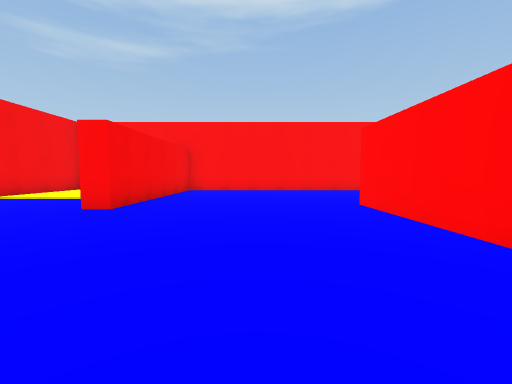
view 1 (above)

23 first-person views from a walk through a Unity game level. The camera is 1.2 m above the floor, tilts 4° down and sees 90° across. The floor is counted in squares, 2 m on a side. Each view is taken from the middle of a square. On the plan, view 1 faces up. The plan holds only what a view shows up to about 9 squares ahead; the rest is blank. The place goes on beyond the plan.

view 2
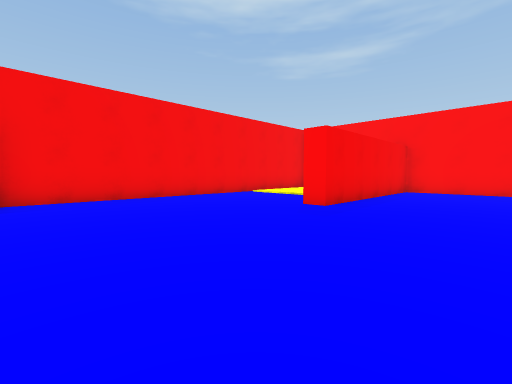

view 3
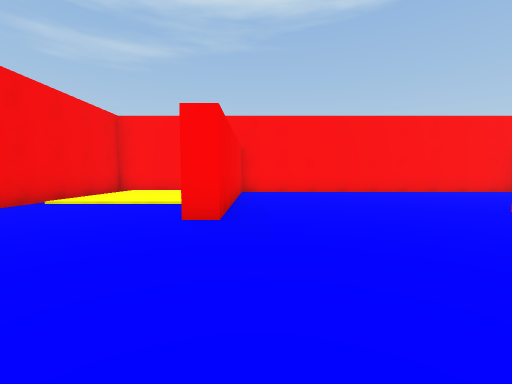

view 4
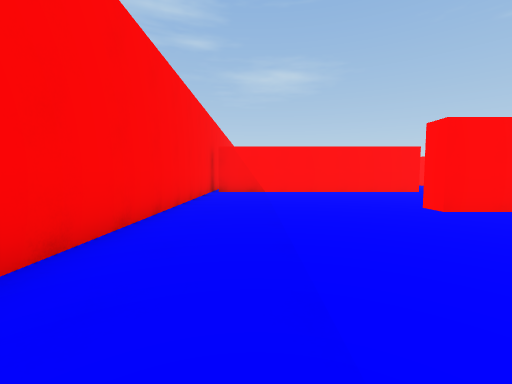

view 5
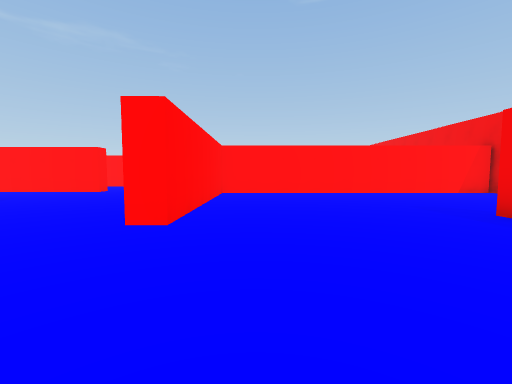

view 6
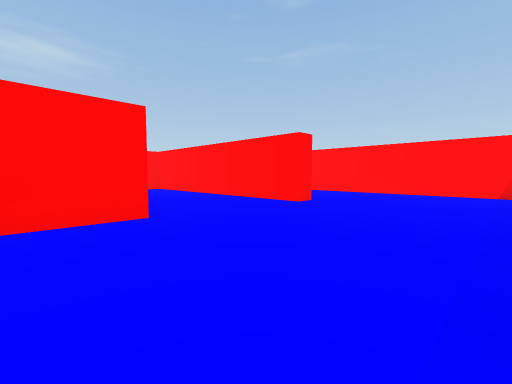

view 7
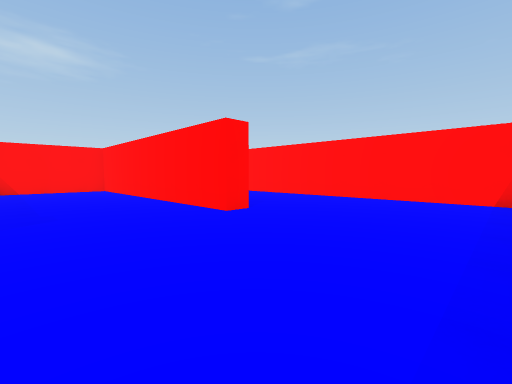

view 8
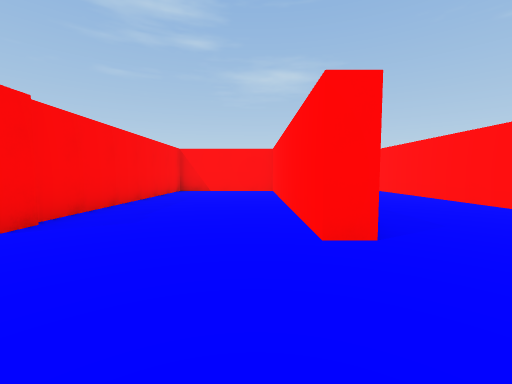

view 9
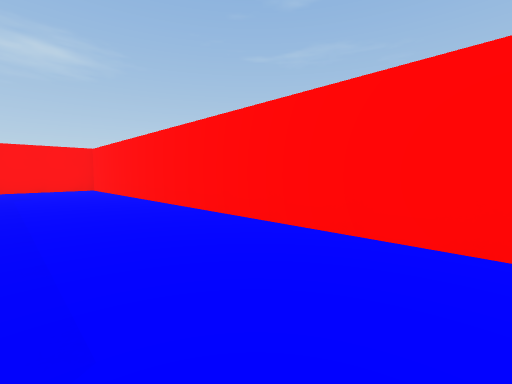

view 10
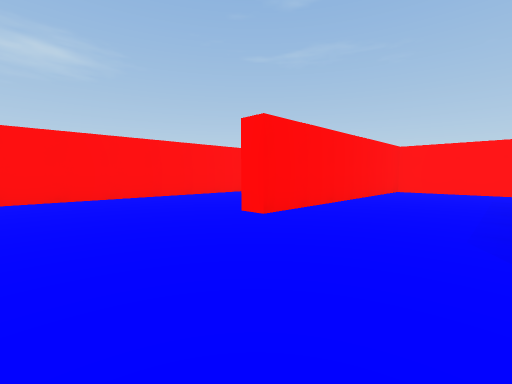

view 11
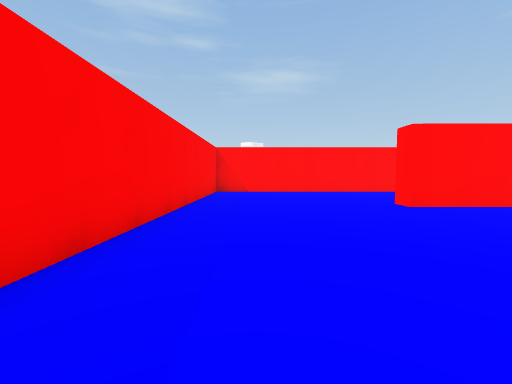

view 12
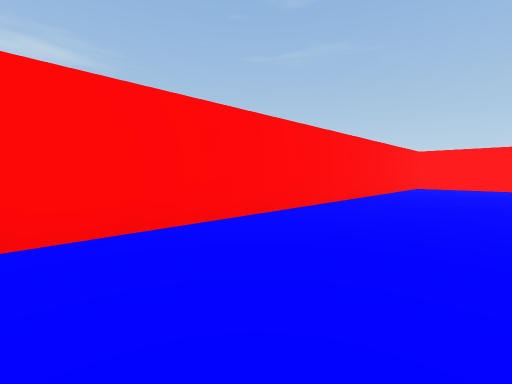

view 13
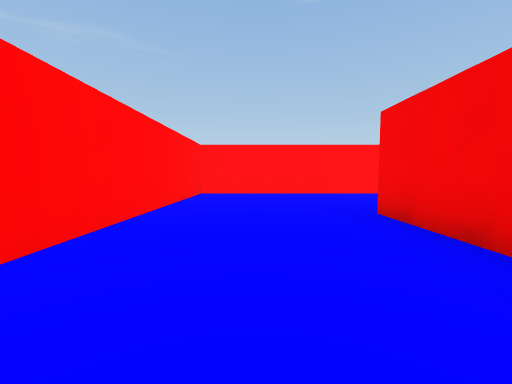

view 14
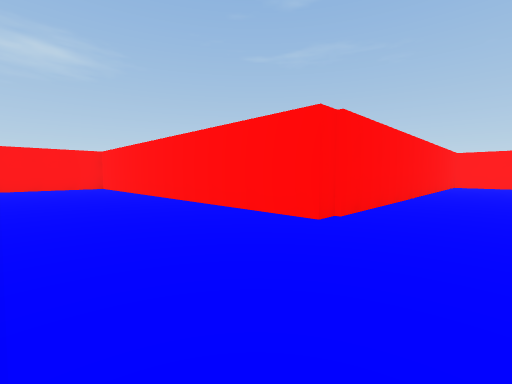

view 15
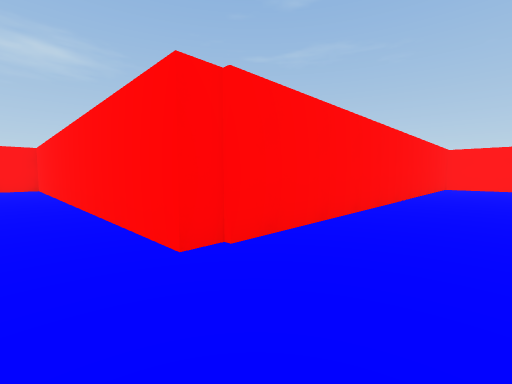

view 16
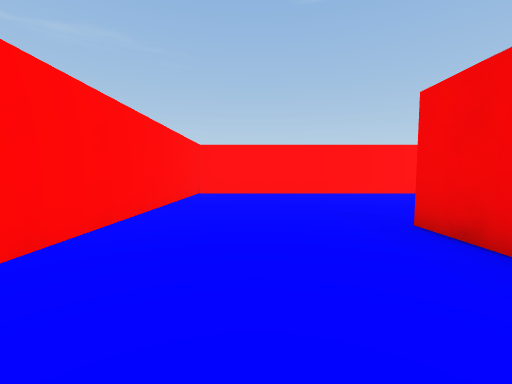

view 17
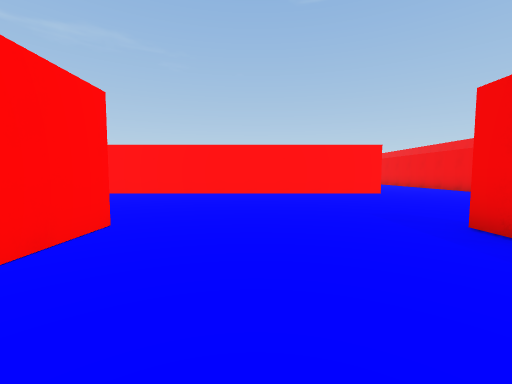

view 18
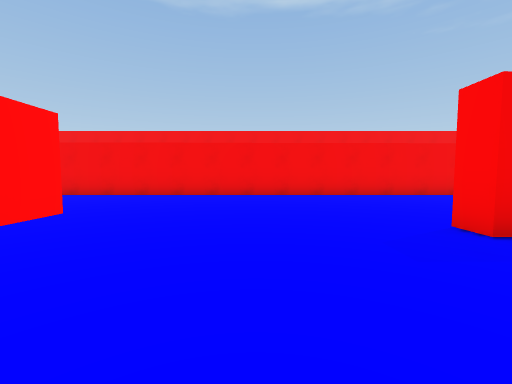

view 19
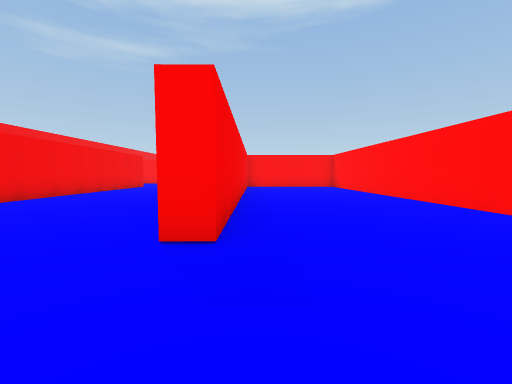

view 20
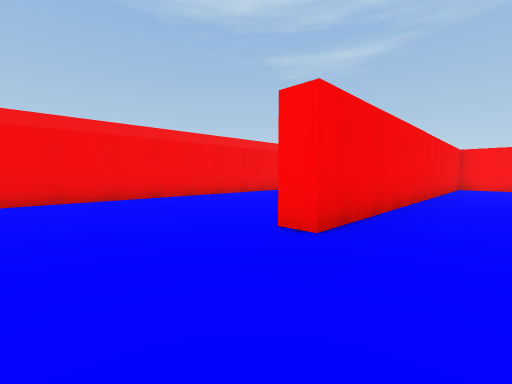

view 21
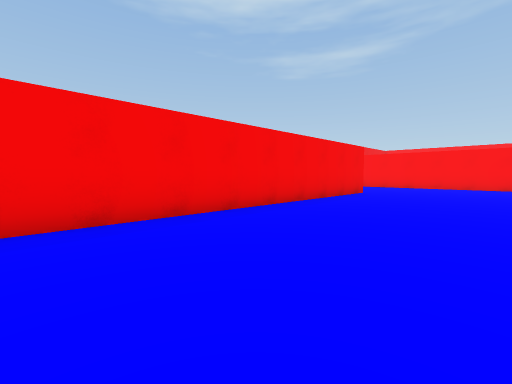

view 22
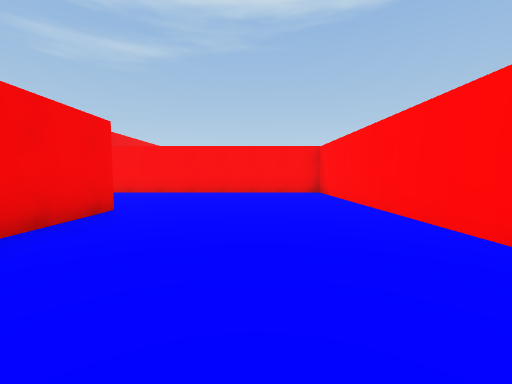

view 23
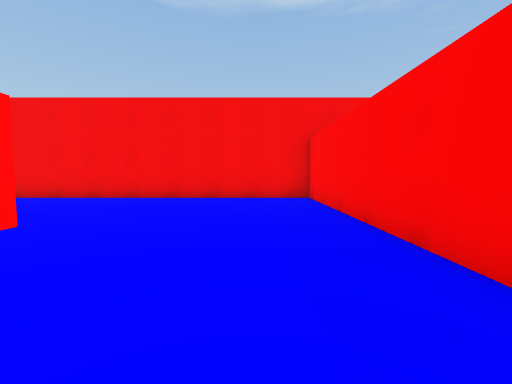

### Floor plan
Points are (right, up) in squares from view 1. A wall is a line through its corners. A room is listed if a view was taken in it or the views show most of it. See-through windows are left out.
Room 1 (views 1, 2, 3, 4, 5, 6, 7, 8, 9)
walls: (6.3, -1.1) (6.3, -0.6) (13.1, -0.6) (13.1, 2.1); (3, -4.4) (16.7, -4.4) (16.6, 2.2); (7, 9.5) (-2.5, 9.5) (-2.4, 4.3) (-3, 4.3); (13, 2.7) (6.6, 2.7) (6.5, 9.3); (-4.4, 9.5) (-6.5, 9.5) (-6.5, -0.1) (2.1, -0.1) (2, 5) (2.6, 5)
ways out: opening at (15.5, 3) to room 2
Room 2 (views 10, 11, 12, 13, 14, 15, 16, 17, 18, 19, 20, 21, 22, 23)
walls: (2.1, -6.9) (2.1, -0.6) (-6.5, -0.6) (-6.5, -8.1); (2.6, -5.6) (2.7, -14.8) (2.1, -14.8); (4, -4.9) (3.2, -4.9); (7.2, -13.8) (7.2, -14.9); (6.7, -14.9) (6.6, -7.9); (-2.4, -4.7) (-2.3, -21.6); (1, -19.9) (10.8, -19.9) (10.7, -9) (20.7, -9) (20.7, 6.3) (13.2, 6.3); (17.2, -2.7) (17.2, -4.9); (16.6, 2.2) (17.2, 2.2)
ways out: opening at (15.5, 3) to room 1

Positions as (right, up) in squares from view 1, and headings:
1: (0, 0), facing up
2: (0, 0), facing up-left
3: (-2, 1), facing up
4: (-2, 8), facing right
5: (1, 8), facing down
6: (3, 4), facing down-right
7: (3, 2), facing down-right
8: (4, 0), facing right
9: (6, -2), facing down-right
10: (14, 5), facing down-right
11: (12, 5), facing right
12: (18, 3), facing down-right
13: (19, -1), facing down
14: (9, -6), facing down-right
15: (9, -8), facing down-right
16: (9, -12), facing down
17: (5, -12), facing down
18: (5, -17), facing left
19: (3, -17), facing up
20: (4, -17), facing up-left
21: (1, -13), facing up-left
22: (0, -9), facing up
23: (0, -2), facing left
